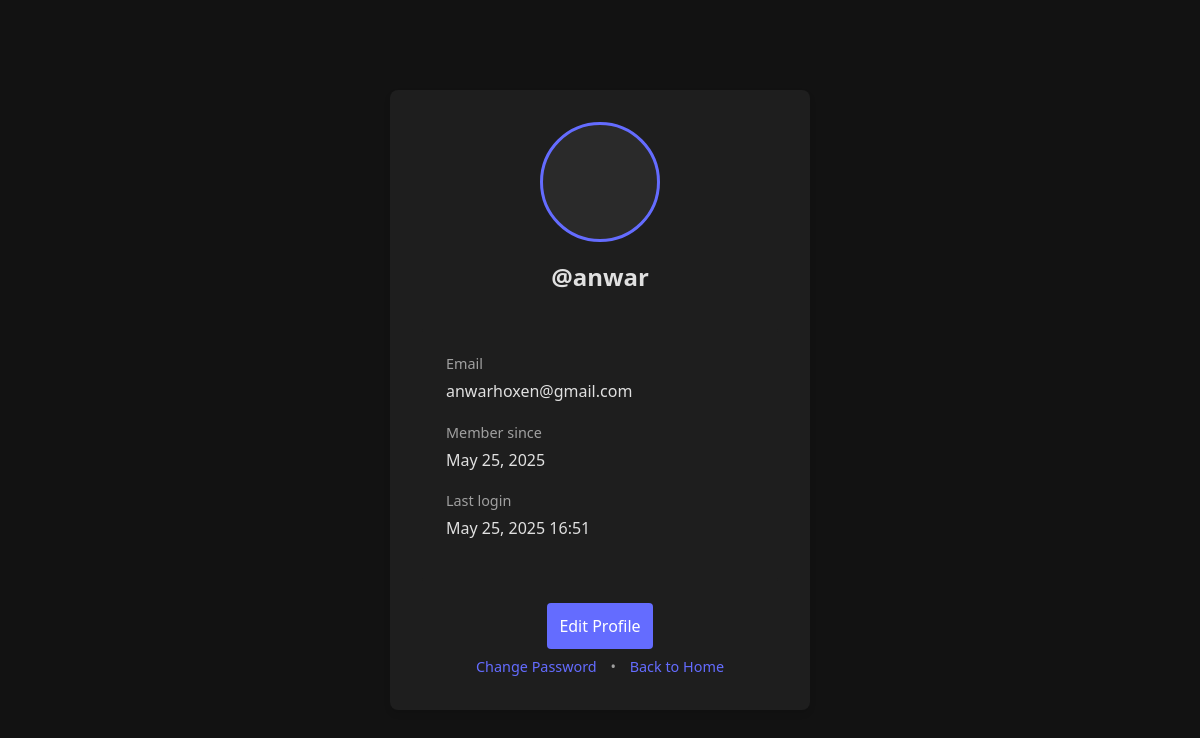
The page /user/profile/ (signed in) on the database as committed earlier.
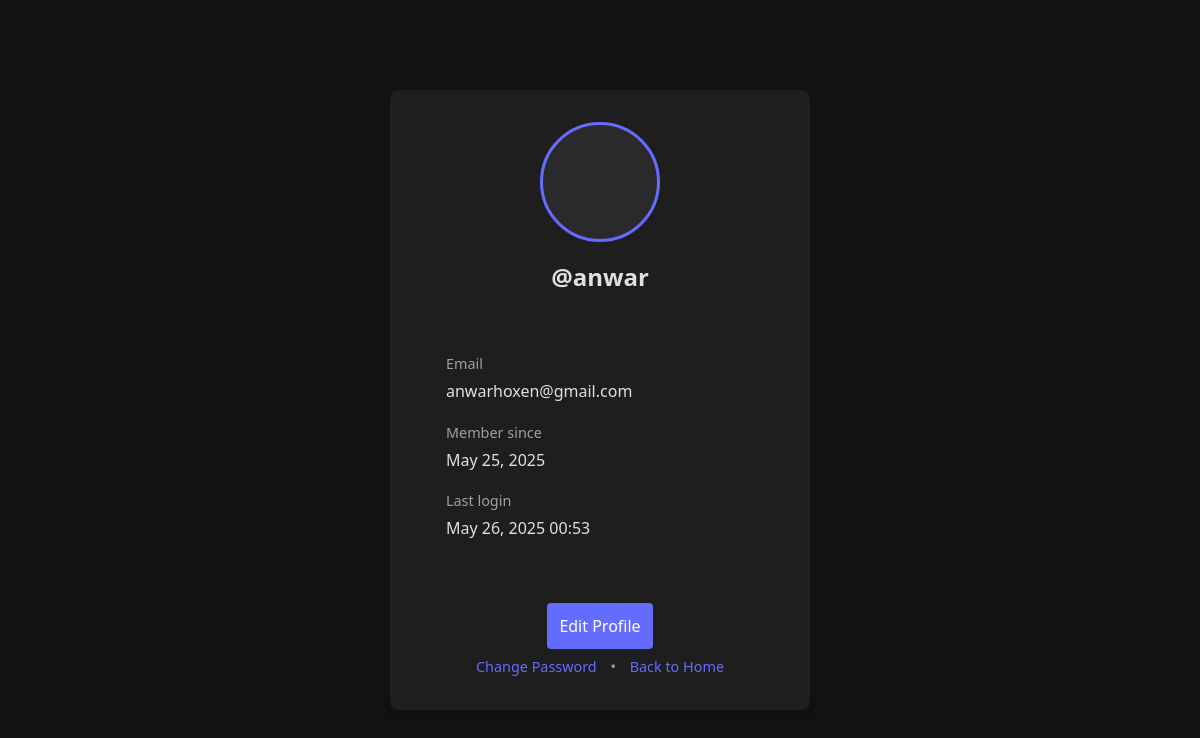
The same page on the database as committed later.
### user/models.py (models this page shows)
class User(AbstractUser):
    avatar = models.ImageField(upload_to='avatars/', null=True, blank=True)
    bio = models.CharField(max_length=200, null=True, blank=True)

### user/views.py (the view)
# urls.py: path('profile/', views.user_profile, name='profile'),
@login_required
def user_profile(request):
    return render(request, 'user/profile.html')

### user/templates/user/profile.html (shortened to what this page needs)
{% extends 'user_base.html' %}
{% block user_content %}
<div class="auth-card">
    <div class="profile-header">
        {% if user.avatar %}
            <img src="{{ user.avatar.url }}" class="profile-avatar">
        {% else %}
            <div class="profile-avatar" style="background-color: var(--input-bg);"></div>
        {% endif %}
        <h1 class="profile-username">@{{ user.username }}</h1>
    </div>
    <div class="profile-details">
        <div class="detail-item">
            <div class="detail-label">Email</div>
            <div class="detail-value">{{ user.email }}</div>
        </div>
        <div class="detail-item">
            <div class="detail-label">Member since</div>
            <div class="detail-value">{{ user.date_joined|date:"F j, Y" }}</div>
        </div>
        {% if user.last_login %}
            <div class="detail-item">
                <div class="detail-label">Last login</div>
                <div class="detail-value">{{ user.last_login|date:"F j, Y H:i" }}</div>
            </div>
        {% endif %}
    </div>
    <div class="auth-footer" style="margin-top: 2rem;">
        <a href="{% url 'update_profile' %}" class="auth-btn">Edit Profile</a>
        <div style="margin-top: 1rem;">
            <a href="{% url 'password_change' %}" class="auth-link">Change Password</a>
            <span style="margin: 0 10px;">•</span>
            <a href="{% url 'profile' %}" class="auth-link">Back to Home</a>
        </div>
    </div>
</div>
{% endblock user_content %}

### user/templates/user_base.html (shortened to what this page needs)
{% load static %}
<!DOCTYPE html>
<html lang="en">
<head>
    <link rel="stylesheet" href="{% static 'user/css/auth_user_styles.css' %}">
</head>
<body>
    {% block user_content %}{% endblock user_content %}
</body>
</html>

### user/static/user/css/auth_user_styles.css (style rules this page uses)
:root { --bg-color: #121212; --card-bg: #1e1e1e; --text-primary: #e0e0e0; --text-secondary: #a0a0a0; --primary: #646cff; --primary-hover: #535bf2; --error: #ff4d4d; --border: #333; --input-bg: #2a2a2a; }
* { box-sizing: border-box; margin: 0; padding: 0; }
body { background-color: var(--bg-color); color: var(--text-primary); font-family: 'Segoe UI', Tahoma, Geneva, Verdana, sans-serif; line-height: 1.6; display: flex; justify-content: center; align-items: center; min-height: 100vh; padding: 1rem; }
.auth-card { background-color: var(--card-bg); border-radius: 8px; box-shadow: 0 4px 6px rgba(0, 0, 0, 0.1); width: 100%; max-width: 420px; padding: 2rem; }
.auth-btn { width: 100%; padding: 0.75rem; background-color: var(--primary); color: white; border: none; border-radius: 4px; font-size: 1rem; font-weight: 500; cursor: pointer; margin-top: 0.5rem; }
.auth-footer { text-align: center; margin-top: 1.5rem; font-size: 0.9rem; color: var(--text-secondary); }
.auth-footer a { text-decoration: none; }
.auth-link { color: var(--primary); text-decoration: none; }
.profile-header { text-align: center; margin-bottom: 2rem; }
.profile-avatar { width: 120px; height: 120px; border-radius: 50%; object-fit: cover; border: 3px solid var(--primary); margin: 0 auto 1rem; }
.profile-username { font-size: 1.5rem; margin-bottom: 0.5rem; }
.profile-details { background-color: var(--card-bg); border-radius: 4px; padding: 1.5rem; }
.detail-item { margin-bottom: 1rem; }
.detail-label { color: var(--text-secondary); font-size: 0.9rem; margin-bottom: 0.25rem; }
.detail-value { font-size: 1rem; }

Rows that differ between the two databases and show on the page:
changed User "anwar": last_login "May 25, 2025 16:51" → "May 26, 2025 00:53"
